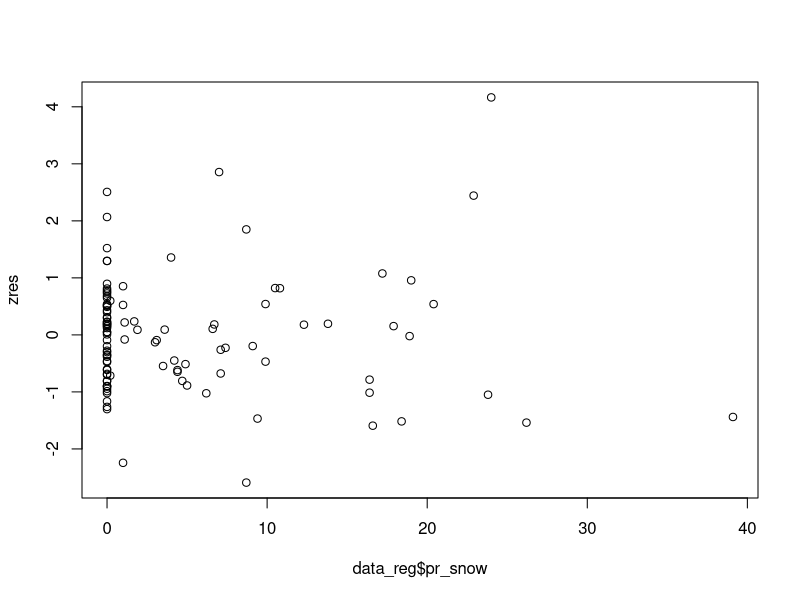
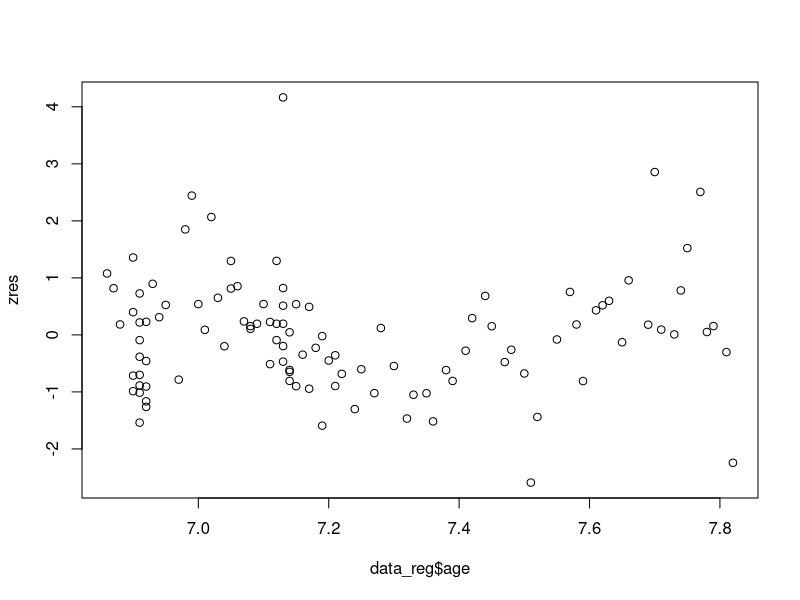
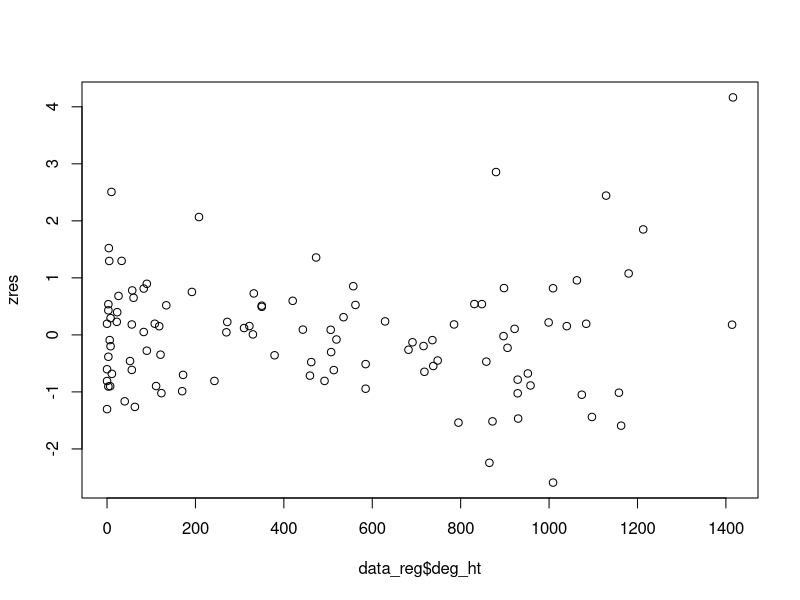
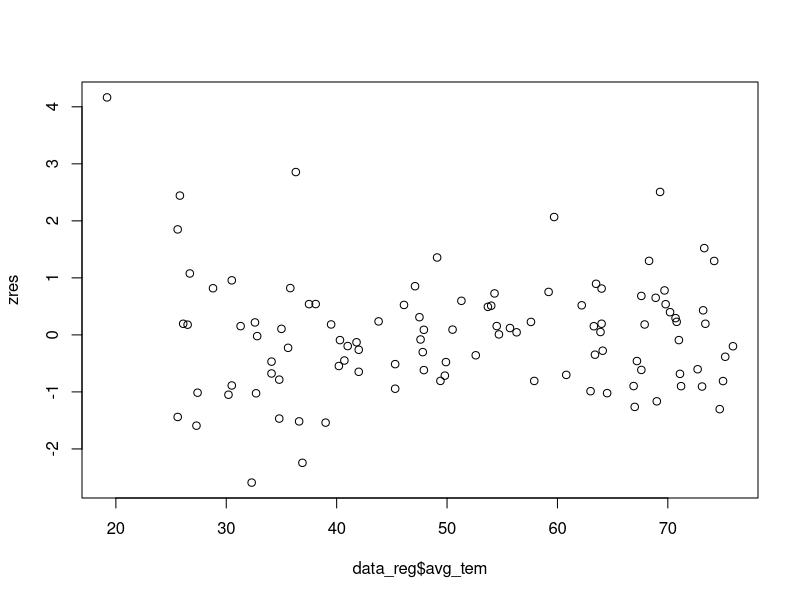
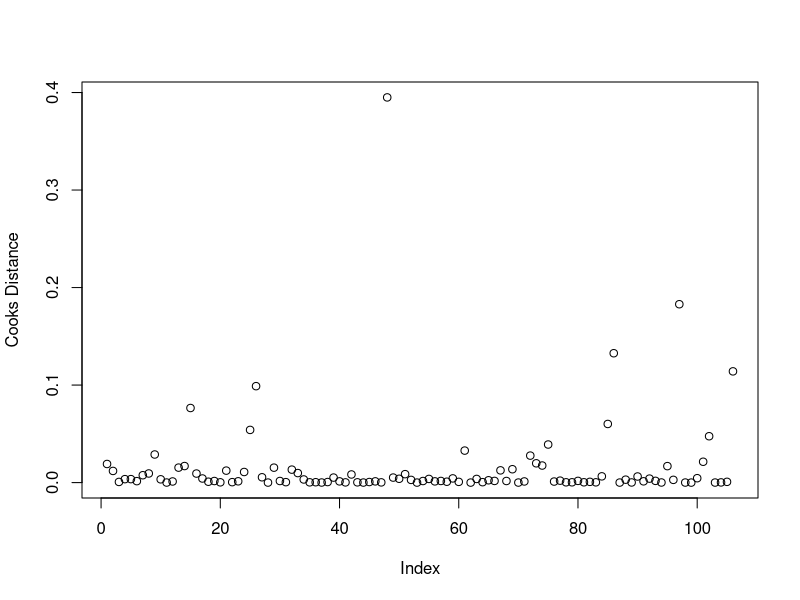
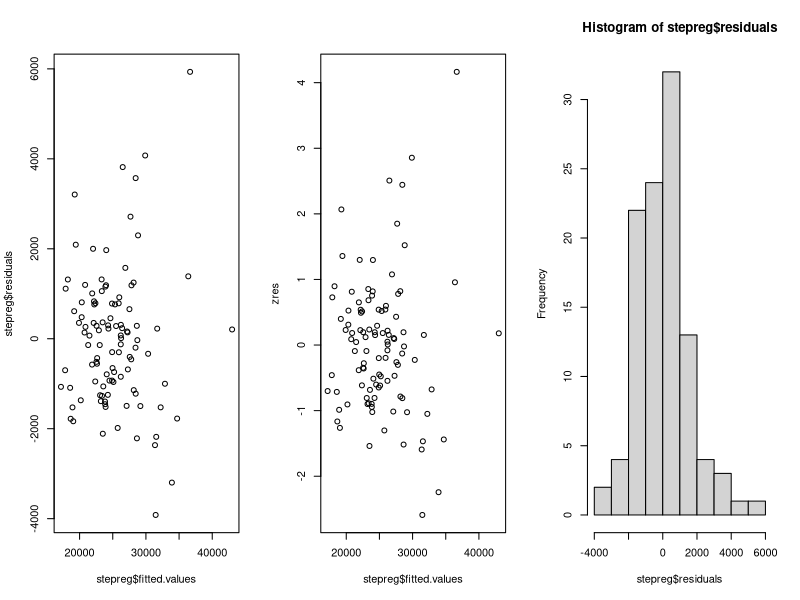
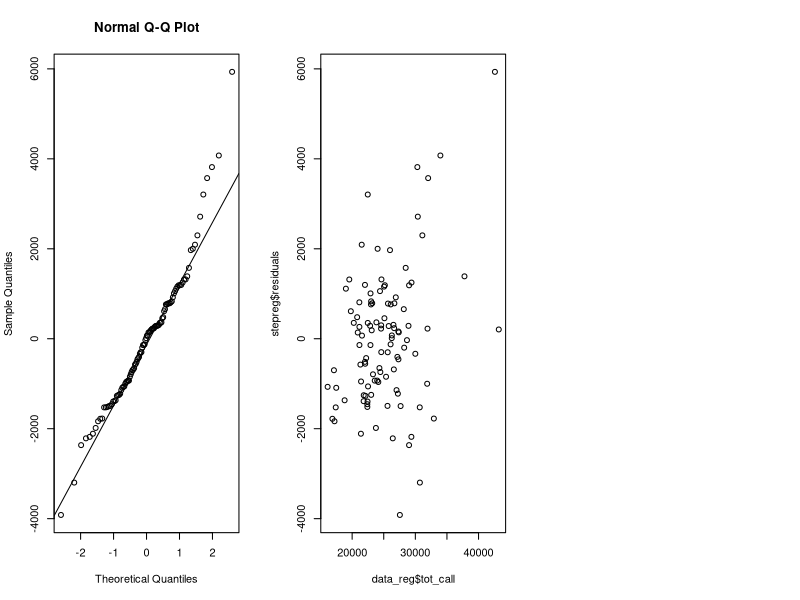

Recreate these plots in R, in order.
getwd()
setwd('/Users/lijiaqi/C/R')
data <- read.csv('subscription.csv',header = T)
##### original model #####
FEB <- ifelse(data$month == 'FEB', 1, 0)
MAR <- ifelse(data$month == 'MAR', 1, 0)
APR <- ifelse(data$month == 'APR', 1, 0)
MAY <- ifelse(data$month == 'MAY', 1, 0)
JUN <- ifelse(data$month == 'JUN', 1, 0)
JUL <- ifelse(data$month == 'JUL', 1, 0)
AUG <- ifelse(data$month == 'AUG', 1, 0)
SEP <- ifelse(data$month == 'SEP', 1, 0)
OCT <- ifelse(data$month == 'OCT', 1, 0)
NOV <- ifelse(data$month == 'NOV', 1, 0)
DEC <- ifelse(data$month == 'DEC', 1, 0)
data_reg <- data.frame(tot_mem = data$tot_mem, tot_call = data$tot_call, avg_tem = data$avg_temp, 
                       deg_ht = data$deg_ht, pr_rain = data$pr_rain, pr_snow = data$pr_snow,
                       age = data$age,FEB = FEB, MAR = MAR, APR = APR, MAY = MAY,
                       JUN = JUN, JUL = JUL, AUG = AUG, SEP = SEP, OCT = OCT,
                       NOV = NOV, DEC = DEC)
full <- lm(tot_call~age+deg_ht+avg_tem+pr_rain+tot_mem+pr_snow+MAR+DEC+FEB+SEP+APR+MAY+AUG+OCT+NOV, data=data_reg)

null <- lm(tot_call~tot_mem, data = data_reg)
full <- lm(tot_call~tot_mem+age+deg_ht+avg_tem+pr_snow+MAR+DEC+FEB+SEP, data = data_reg)
stepreg <- step(null, scope=list(lower=null,upper=full),trace = 0)


#####linearity#####

a <- extractAIC(stepreg)
zres <- rstandard(stepreg)
plot(data_reg$pr_snow, zres)
plot(data_reg$age, zres)
plot(data_reg$deg_ht, zres)
plot(data_reg$avg_tem, zres)
cook <- cooks.distance(stepreg)
plot(cook, ylab = 'Cooks Distance')
par(mfrow = c(1,3))
#####homoscedasticity#####
plot(stepreg$fitted.values, stepreg$residuals)
zres <- rstandard(stepreg)
plot(stepreg$fitted.values, zres)
#####normality#####
hist(stepreg$residuals)
qqnorm(stepreg$residuals)
qqline(stepreg$residuals)
shapiro.test(stepreg$residuals)
#####independence#####
plot(data_reg$tot_call, stepreg$residuals)